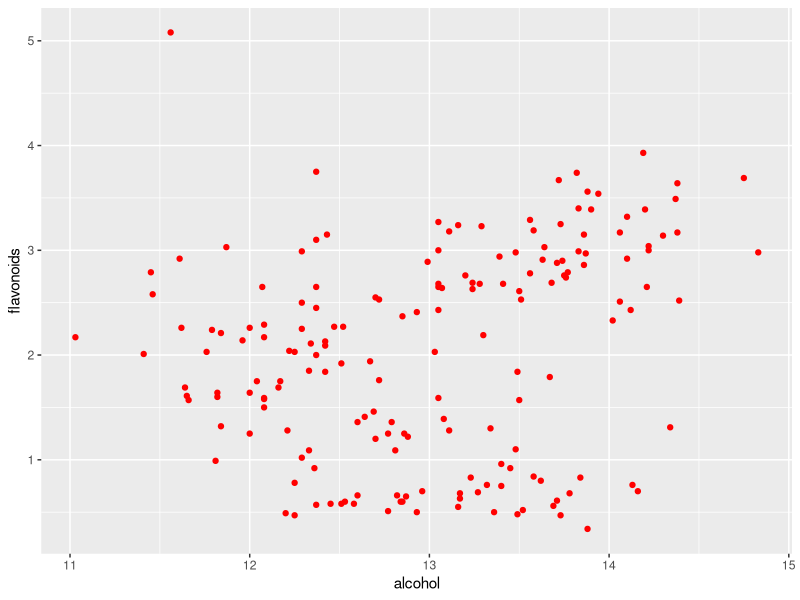

This figure's R source:
## ---- chunk 1
#R code goes here

library(ggplot2)
library(kohonen)
data("wines", package = "kohonen")
data <- as.data.frame(wines)
## ---- chunk 2
    g <- ggplot(data, aes(alcohol, flavonoids)) +
      geom_point(color = "red")
    g
